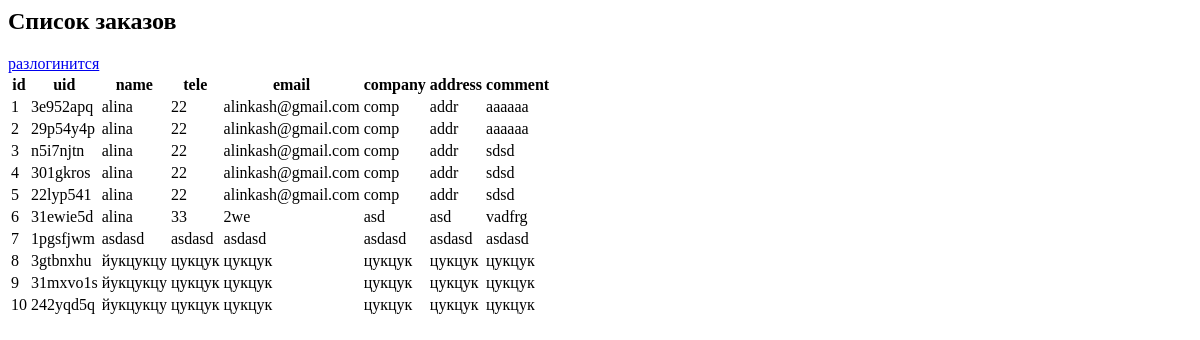
The page /admin/views (signed in) on the database as committed earlier.
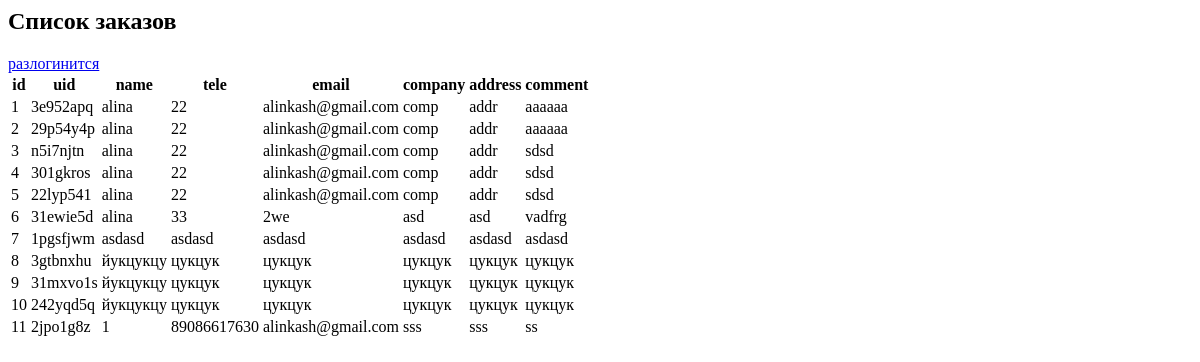
The same page on the database as committed later.
### tables this page shows
CREATE TABLE "mainmenu" (
	"id"	INTEGER NOT NULL,
	"uid"	INTEGER NOT NULL,
	"name"	TEXT NOT NULL,
	"tele"	TEXT NOT NULL,
	"email"	TEXT NOT NULL,
	"company"	TEXT,
	"address"	TEXT,
	"comment"	TEXT,
	PRIMARY KEY("id" AUTOINCREMENT)
);

### app.py (the view)
@app.route("/admin/views")
@login_required
def showTable():
    return render_template('admin.html', posts = dbase.getPosts())

### FDataBase.py (called while the page is built)
    def getPosts(self):
        try:
            self.__cur.execute("SELECT * FROM mainmenu")
            res = self.__cur.fetchall()
            if res: return res
        except sqlite3.Error as e:
            print("Error reading data base" + str(e))
        return []

    def getUser(self, user_id):
        try:
            self.__cur.execute(f"SELECT * FROM users WHERE id = {user_id} LIMIT 1")
            res = self.__cur.fetchone()
            if not res:
                print("User not found")
                return False
            return res
        except sqlite3.Error as e:
            print("Error of getting data from DB" + str(e))
        return False

### UserLogin.py (called while the page is built)
    def fromDB(self, user_id, db):
        self.__user = db.getUser(user_id)
        return self

### app.py (called while the page is built)
@login_manager.user_loader
def load_user(user_id):
    print("load_user")
    return UserLogin().fromDB(user_id, dbase)

def connect_db():
    conn = sqlite3.connect(app.config['DATABASE'])
    conn.row_factory = sqlite3.Row
    return conn

def get_db():
    if not hasattr(g, 'link_db'):
        g.link_db = connect_db()
    return g.link_db

@app.before_request
def before_request_func():
    global dbase
    db= get_db()
    dbase = FDataBase(db)

### templates/admin.html
<h2>Список заказов</h2>
<a href="/logout">разлогинится</a>
<table>
    <tr>
        <th>id</th>
        <th>uid</th>
        <th>name</th>
        <th>tele</th>
        <th>email</th>
        <th>company</th>
        <th>address</th>
        <th>comment</th>
      </tr>
      {% for p in posts %}
      <tr>
        <td>{{p.id}}</td>
        <td>{{p.uid}}</td>
        <td>{{p.name}}</td>
        <td>{{p.tele}}</td>
        <td>{{p.email}}</td>
        <td>{{p.company}}</td>
        <td>{{p.address}}</td>
        <td>{{p.comment}}</td>
      </tr>
      {% endfor %}
</table>

Rows that differ between the two databases and show on the page:
added mainmenu: id "11", uid "2jpo1g8z", name "1", tele "89086617630", email "alinkash@gmail.com", company "sss", address "sss", comment "ss"
